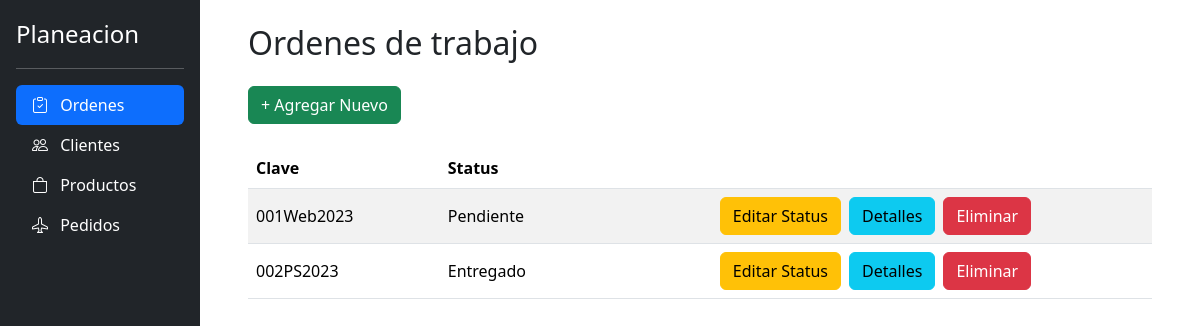
Screenshot of /planeaciones with the database file from the repository.
### planeacion/data/database/entities/PlaneacionEntity.py (models this page shows, shortened)
class Planeacion(models.Model):
    class Status(models.TextChoices):
        PENDIENTE = "Pendiente", "Pendiente"
        EN_PROCESO = "En proceso", "En proceso"
        ENTREGADO = "Entregado", "Entregado"
    clave = models.CharField(max_length=15)
    status = models.CharField(choices= Status.choices, max_length = 15)

### planeacion/ui/views.py (the view)
# urls.py: path("planeaciones", views.planeaciones, name="planeaciones"),
def planeaciones(request):
    mensaje = request.GET.get('mensaje')
    error = request.GET.get('error') == 'True'
    respuesta:RespuestaOperacion = PlaneacionUseCases.obtenerPlaneacionesUseCase()
    productos = ProductoUseCases.obtenerProductosUseCase().contenido
    clientes = ClienteUseCases.obtenerClientesUseCase().contenido
    pedidos:RespuestaOperacion = PedidoUseCases.obtenerPedidosUseCase()
    pedidosSinPlaneacion = []
    for p in pedidos.contenido:
        if(p.planeacion == None):
            pedidosSinPlaneacion.append(p)
    context = {
        "planeaciones" : respuesta.contenido,
        "pedidos": pedidos,
        "pedidos_sin_planeacion": pedidosSinPlaneacion,
        "mensaje": mensaje,
        "error": error,
    }
    return render(request, "planeacion/index.html", context)

### planeacion/data/database/dao/ClienteDao.py (called while the page is built)
    @staticmethod
    def obtenerClientes():
        return Cliente.objects.all()

### planeacion/data/database/dao/PedidoDao.py (called while the page is built)
    @staticmethod
    def obtenerPedidos():
        return Pedido.objects.all()

### planeacion/data/database/dao/PlaneacionDao.py (called while the page is built)
    @staticmethod
    def obtenerPlaneaciones():
        return Planeacion.objects.all()

### planeacion/data/database/dao/ProductoDao.py (called while the page is built)
    @staticmethod
    def obtenerProductos():
        return Producto.objects.all()

### planeacion/data/repository/ClienteRepository.py (called while the page is built)
    @staticmethod
    def obtenerClientesDeBD():
        response:list[Cliente] = ClienteDao.obtenerClientes()
        return response

### planeacion/data/repository/PedidoRepository.py (called while the page is built)
    @staticmethod
    def obtenerPedidosDeBD():
        response:list[Pedido] = PedidoDao.obtenerPedidos()
        return response

### planeacion/data/repository/PlaneacionRepository.py (called while the page is built)
    @staticmethod
    def obtenerPlaneacionesDeBD():
        response:list[Planeacion] = PlaneacionDao.obtenerPlaneaciones()
        return response

### planeacion/data/repository/ProductoRepository.py (called while the page is built)
    @staticmethod
    def obtenerProductosDeBD():
        response:list[Producto] = ProductoDao.obtenerProductos()
        return response

### planeacion/domain/ClienteUseCases.py (called while the page is built)
    @staticmethod
    def obtenerClientesUseCase() -> list[Cliente]:
        respuesta: RespuestaOperacion = RespuestaOperacion()
        try:
            respuesta.contenido: list[Cliente] = ClienteRepository.obtenerClientesDeBD()
        except Cliente.DoesNotExist as error:
            print("ERROR:obtenerClientesUseCase: ", error)
            respuesta.error = True
            respuesta.mensaje = "No hay registros"
            respuesta.contenido = []
        except Exception as error:
            print("ERROR:obtenerClientesUseCase: ", error)
            respuesta.error = True
            respuesta.mensaje = "Ha ocurrido un error en el sistema"
            respuesta.contenido = []
        return respuesta

### planeacion/domain/PedidoUseCases.py (called while the page is built)
    @staticmethod
    def obtenerPedidosUseCase() -> list[Pedido]:
        respuesta: RespuestaOperacion = RespuestaOperacion()
        try:
            respuesta.contenido: list[Pedido] = PedidoRepository.obtenerPedidosDeBD()
        except Pedido.DoesNotExist as error:
            print("ERROR:obtenerPedidosUseCase: ", error)
            respuesta.error = True
            respuesta.mensaje = "No hay registros"
            respuesta.contenido = []
        except Exception as error:
            print("ERROR:obtenerPedidosUseCase: ", error)
            respuesta.error = True
            respuesta.mensaje = "Ha ocurrido un error en el sistema"
            respuesta.contenido = []
        return respuesta

### planeacion/ui/templates/planeacion/index.html (shortened to what this page needs)
{% extends 'planeacion/base/base_site.html' %}
{% block main_content %}
  <h2>Ordenes de trabajo </h2>
  <div class="d-flex justify-content-between mt-4 mb-4">
    <div>
      <button
      class="btn btn-success"
      data-bs-toggle="modal"
      data-bs-target="#crear-planeacion-modal"
      > + Agregar Nuevo</button>
    </div>
  </div>
  <table class="table table-striped align-middle">
    <thead>
      <tr>
        <th scope="col">Clave</th>
        <th scope="col">Status</th>
        <th scope="col"></th>
      </tr>
    </thead>
    <tbody>
      {% if planeaciones %}
        {% for planeacion in planeaciones %}
          <tr>
            <td>{{ planeacion.clave }}</td>
            <td>{{ planeacion.status }}</td>
            <td>
              <div class="d-flex flex-row justify-content-center">
                <button class="btn btn-warning me-2"
                data-bs-toggle="modal"
                data-bs-target="#editar-planeacion-modal"
                data-bs-id="{{ planeacion.id }}"
                data-bs-clave="{{ planeacion.clave }}"
                data-bs-status="{{ planeacion.status }}">Editar Status</button>
                <a class="btn btn-info me-2" href="{% url 'detalle-planeacion' planeacion.clave%}">Detalles</a>
                <button class="btn btn-danger" data-bs-toggle="modal" data-bs-target="#eliminar-planeacion-modal" data-bs-id="{{planeacion.id}}">Eliminar</button>
              </div>
            </td>
          </tr>
        {% endfor %}
      {% else %}
        <tr>
          <td colspan="4" class="text-center">
            <h5>No hay planeaciones registrados</h5>
          </td>
        </tr>
      {% endif %}
    </tbody>
  </table>
{% endblock %}

### rows the page displays
Planeacion: clave "001Web2023", status "Pendiente"
Planeacion: clave "002PS2023", status "Entregado"
